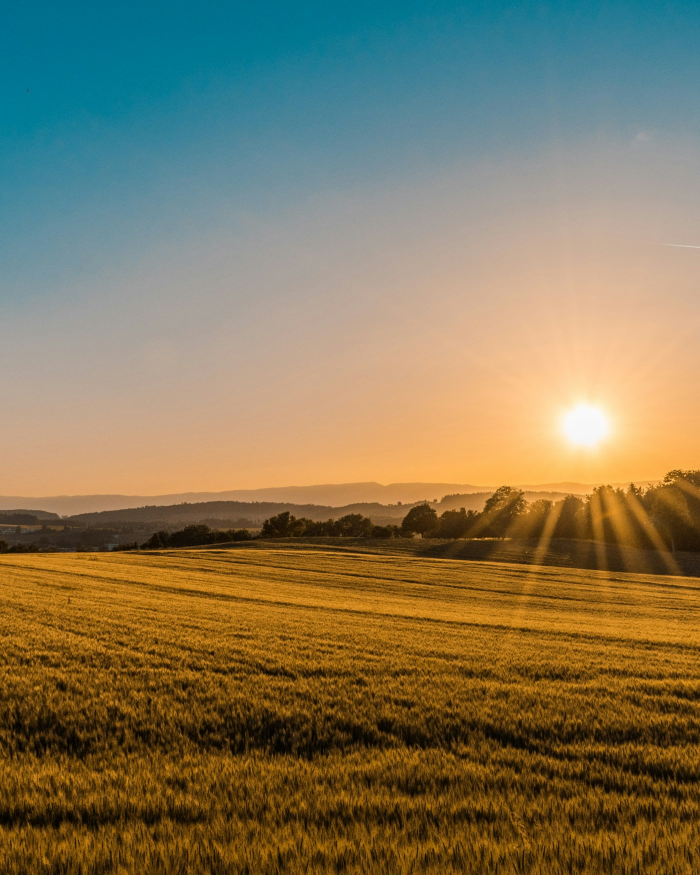
#> input picture instagram-carrossel-mancha/assets/campo-linhas.jpg, 1400 x 1750 px (shown at 1/2 size); its folder holds 7 pictures in this run
$ python render.py
#> lines starting #> are read from the running program, lines starting #| are printed output that depends on the picture
from pathlib import Path
from zipfile import ZIP_DEFLATED, ZipFile

from PIL import Image, ImageDraw, ImageEnhance, ImageFont, ImageOps


ROOT = Path(__file__).resolve().parent
LANDING = ROOT.parent.parent
PHOTOS = LANDING / "instagram-carrossel-mancha" / "assets"
ASSETS = LANDING / "assets"
OUT = ROOT / "slides"
OUT.mkdir(exist_ok=True)

W, H = 1080, 1350
INK = (20, 48, 38)
DEEP = (10, 34, 26)
CREAM = (246, 242, 227)
PALE = (222, 233, 197)
TERRA = (179, 116, 77)
MUTED = (91, 108, 92)

FONTS = Path("C:/Windows/Fonts")


def font(name: str, size: int) -> ImageFont.FreeTypeFont:
    return ImageFont.truetype(str(FONTS / name), size)


def photo(name: str, focus=(0.5, 0.5)) -> Image.Image:
#> called with name = 'campo-linhas.jpg', focus = (0.5, 0.5)
    im = Image.open(PHOTOS / name).convert("RGB")
#> im is the input picture: PIL image 1400x1750 RGB; mean R, G, B 130.8, 119.4, 89.2
    im = ImageOps.fit(im, (W, H), method=Image.Resampling.LANCZOS, centering=focus)
#> im: PIL image 1080x1350 RGB
    return ImageEnhance.Color(im).enhance(0.82)


def vertical_overlay(im: Image.Image, top, bottom):
#> called with top = (6, 28, 22, 120), bottom = (5, 25, 17, 220)
    gradient = Image.new("RGBA", (1, H))
    pixels = []
    for y in range(H):
        t = y / (H - 1)
        pixels.append(tuple(round(top[i] * (1 - t) + bottom[i] * t) for i in range(4)))
    gradient.putdata(pixels)
    im = Image.alpha_composite(im.convert("RGBA"), gradient.resize((W, H)))
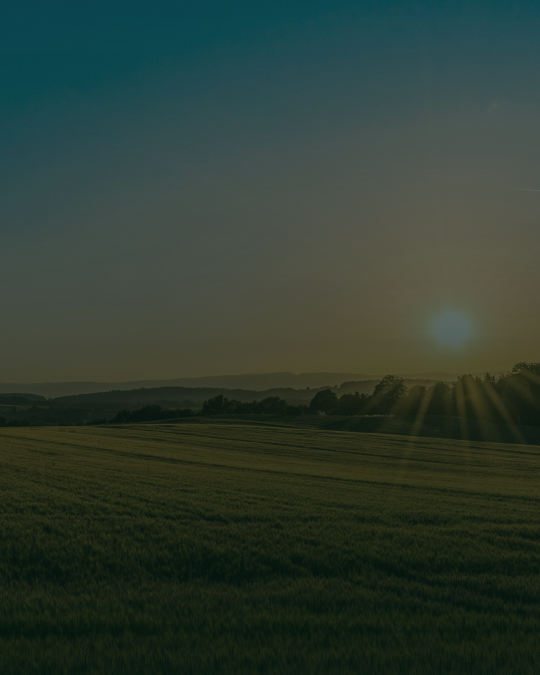
#> im: PIL image 1080x1350 RGBA (shown at 1/2 size); mean R, G, B, A 46, 60.2, 49.9, 255
    return im.convert("RGB")


def texture(im: Image.Image, opacity=0.045):
#> called with opacity = 0.035
    noise = Image.effect_noise((W, H), 35).convert("L")
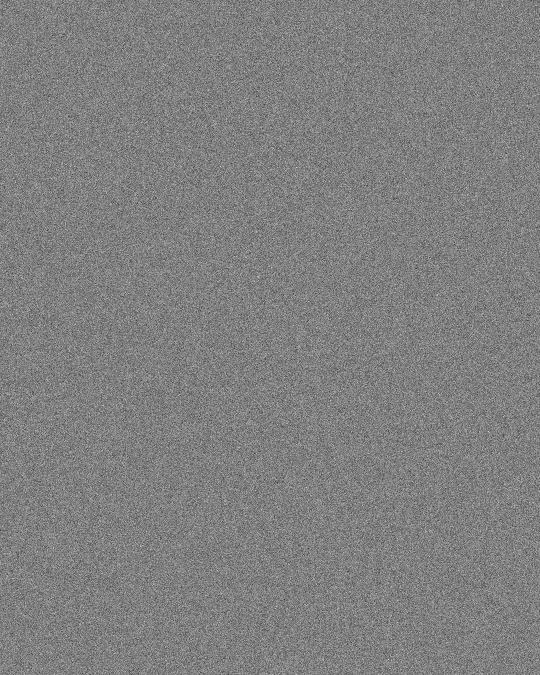
#> noise: PIL image 1080x1350 L (shown at 1/2 size); min 0, max 255, mean 127.5
    paper = Image.new("RGB", (W, H), CREAM)
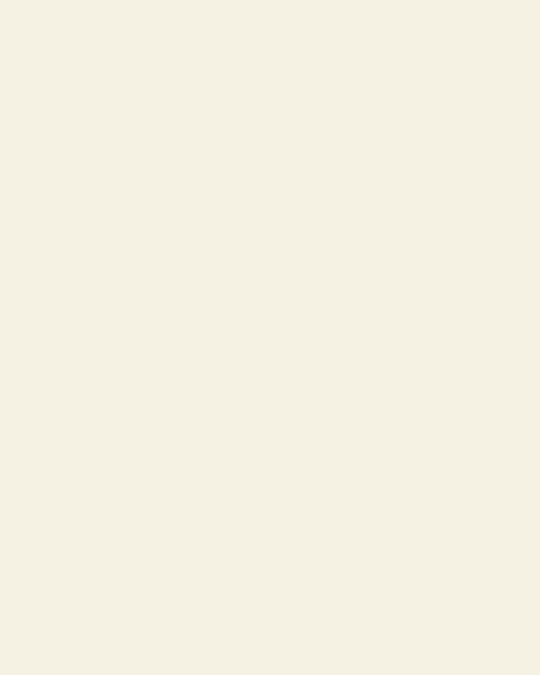
#> paper: PIL image 1080x1350 RGB (shown at 1/2 size); mean R, G, B 246, 242, 227
    paper.putalpha(noise.point(lambda n: int(opacity * n)))
#> paper: PIL image 1080x1350 RGBA
    return Image.alpha_composite(im.convert("RGBA"), paper).convert("RGB")


def mark(im: Image.Image, x: int, y: int, color=CREAM, size=56):
#> (the run stopped early here; a loop or call above may not have finished)
